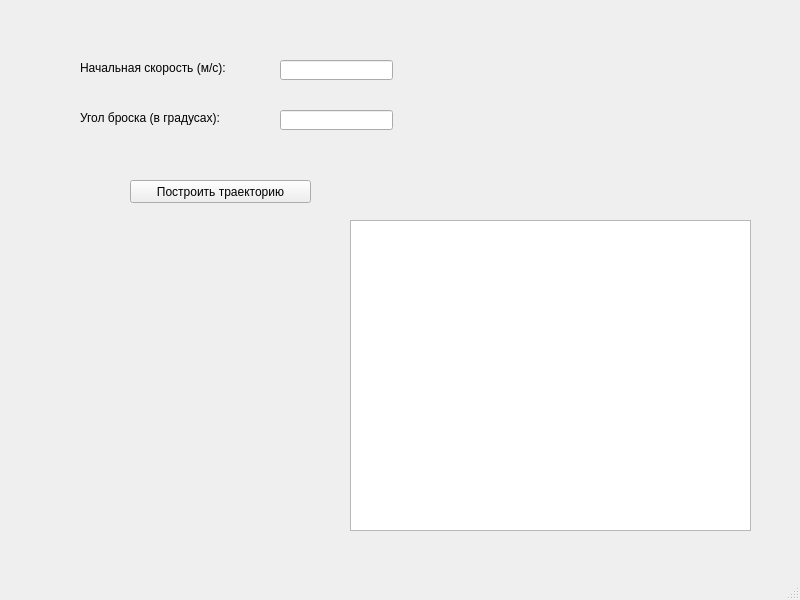
<?xml version="1.0" encoding="UTF-8"?>
<ui version="4.0">
 <class>MainWindow</class>
 <widget class="QMainWindow" name="MainWindow">
  <property name="geometry">
   <rect>
    <x>0</x>
    <y>0</y>
    <width>800</width>
    <height>600</height>
   </rect>
  </property>
  <property name="windowTitle">
   <string>MainWindow</string>
  </property>
  <widget class="QWidget" name="centralwidget">
   <widget class="QLabel" name="velocity_label">
    <property name="geometry">
     <rect>
      <x>80</x>
      <y>60</y>
      <width>151</width>
      <height>16</height>
     </rect>
    </property>
    <property name="text">
     <string>Начальная скорость (м/с):</string>
    </property>
   </widget>
   <widget class="QLabel" name="angle_label">
    <property name="geometry">
     <rect>
      <x>80</x>
      <y>110</y>
      <width>281</width>
      <height>16</height>
     </rect>
    </property>
    <property name="text">
     <string>Угол броска (в градусах):</string>
    </property>
   </widget>
   <widget class="QLineEdit" name="angle_input">
    <property name="geometry">
     <rect>
      <x>280</x>
      <y>110</y>
      <width>113</width>
      <height>20</height>
     </rect>
    </property>
   </widget>
   <widget class="QLineEdit" name="velocity_input">
    <property name="geometry">
     <rect>
      <x>280</x>
      <y>60</y>
      <width>113</width>
      <height>20</height>
     </rect>
    </property>
   </widget>
   <widget class="QPushButton" name="plot_button">
    <property name="geometry">
     <rect>
      <x>130</x>
      <y>180</y>
      <width>181</width>
      <height>23</height>
     </rect>
    </property>
    <property name="text">
     <string>Построить траекторию</string>
    </property>
   </widget>
   <widget class="QTableWidget" name="graph_widget">
    <property name="geometry">
     <rect>
      <x>350</x>
      <y>220</y>
      <width>401</width>
      <height>311</height>
     </rect>
    </property>
   </widget>
  </widget>
  <widget class="QMenuBar" name="menubar">
   <property name="geometry">
    <rect>
     <x>0</x>
     <y>0</y>
     <width>800</width>
     <height>21</height>
    </rect>
   </property>
  </widget>
  <widget class="QStatusBar" name="statusbar"/>
 </widget>
 <resources/>
 <connections/>
</ui>
